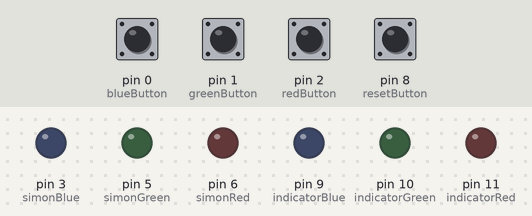
Bench run of a sketch on a simulated Arduino Leonardo, built with avr-gcc and run on an emulated ATmega32U4. On the bench: output pins drawn as LEDs (lit = HIGH). The test bench sets the inputs (shaded band); at power-on: pin 0 (blueButton), pin 1 (greenButton), pin 2 (redButton), pin 8 (resetButton) HIGH. Random numbers use the default seed unless the sketch sets one; what the sketch prints to the serial monitor is not drawn.

Above: at 1.2 s.
1.3 s: pin 8 (resetButton) pulled LOW for 0.15 s
At 2.1 s:
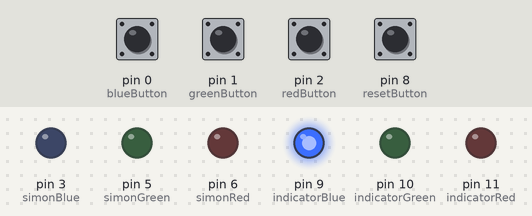
4.2 s: pin 2 (redButton) pulled LOW for 0.15 s
At 4.5 s:
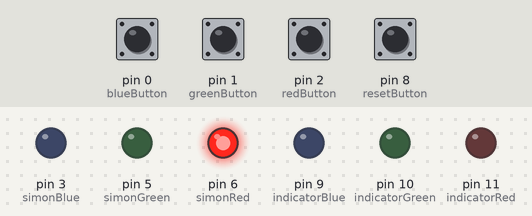
7.3 s: pin 0 (blueButton) pulled LOW for 0.15 s
At 7.5 s:
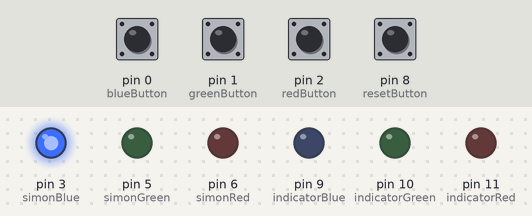
9.2 s: pin 1 (greenButton) pulled LOW for 0.15 s
At 10.4 s:
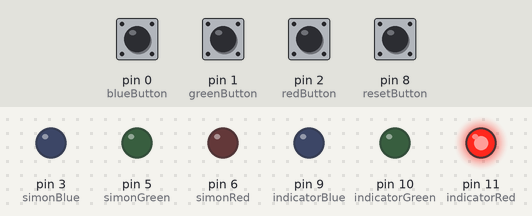
11.2 s: pin 8 (resetButton) pulled LOW for 1 s
At 12.3 s:
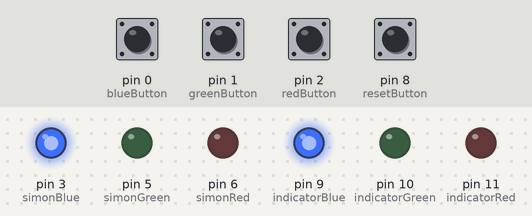
14.1 s: pin 8 (resetButton) pulled LOW for 0.15 s
At 15.3 s:
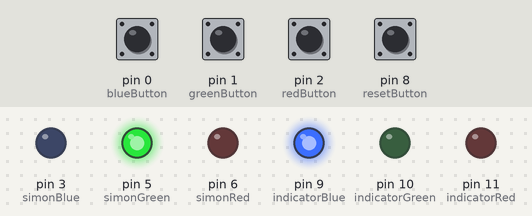
Timing chart, 0 to 17.1 s (numbered marks = the images above; inputs shaded):
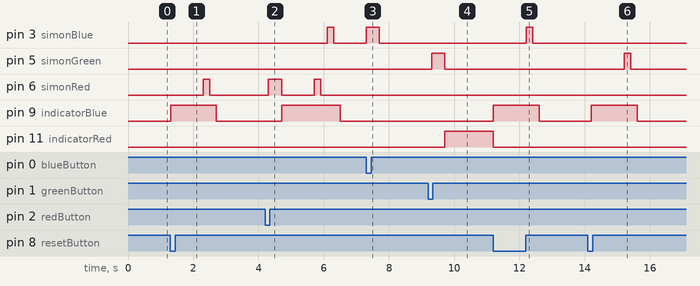

The sketch:

simon.ino
```cpp
/*
A simon game for Arduino.
*/

#define MAX_LEVEL 10
#define TIME_COLOR_SHOWN_READ 200
#define TIME_COLOR_SHOWN_WRITE 400

int currentSequence[MAX_LEVEL] = { 0 };
int inputSequence[MAX_LEVEL] = { 0 };

// ledId = 0
int indicatorRed = 11;
int indicatorGreen = 10;
int indicatorBlue = 9;

// ledId = 1
int simonRed = 6;
int simonGreen = 5;
int simonBlue = 3;

int redButton = 2; // btnId = 0
int greenButton = 1; // btnId = 1
int blueButton = 0; // btnId = 2

int resetButton = 8; // btnId = 3

int action_performed = 0;
int pressed = 0;

int gameState = -1; // -1: prestart, 0: showing_sequence, 1: reading_sequence, 2: test, 3: lost, 4: win
int level = 1;
int currentInput = 0;

//uncomment this line if using a Common Anode LED
//#define COMMON_ANODE

void setup()
{
  pinMode(indicatorRed, OUTPUT);
  pinMode(indicatorGreen, OUTPUT);
  pinMode(indicatorBlue, OUTPUT);

  pinMode(simonRed, OUTPUT);
  pinMode(simonGreen, OUTPUT);
  pinMode(simonBlue, OUTPUT);

  pinMode(redButton, INPUT_PULLUP);
  pinMode(greenButton, INPUT_PULLUP);
  pinMode(blueButton, INPUT_PULLUP);

  pinMode(resetButton, INPUT_PULLUP);

  Serial.begin(9600);
  while (! Serial); // Wait untilSerial is ready - Leonardo
  Serial.println("Serial Ready\n");
}

void loop()
{
  if (gameState == -1) {
    // Since Arduino's random number generator is pseudo-random, when gameState is -1 (prestart), we
    // keep reseting to actually get a random sequence.
    reset();
    gameState = -1;
  }

  if (digitalRead(resetButton) == LOW) {
    reset();
  }

  if (gameState == 0) {
    setColor(0, 2);  // state indicator blue

    delay(1000);

    printSequence();

    gameState = 1;
  }

  if (gameState == 1) {
    setColor(0, 3);  // state indicator blank

    if (digitalRead(redButton) == LOW) {
      inputSequence[currentInput] = 0;
      setColor(1, 0);
      currentInput++;
    } else if (digitalRead(greenButton) == LOW) {
      inputSequence[currentInput] = 1;
      setColor(1, 1);
      currentInput++;
    } else if (digitalRead(blueButton) == LOW) {
      inputSequence[currentInput] = 2;
      setColor(1, 2);
      currentInput++;
    }

    delay(TIME_COLOR_SHOWN_WRITE);
    setColor(1, 3); // blank

    if (currentInput == level) {
      gameState = 2;
      currentInput = 0; // init currentInput
    }

  }

  if (gameState == 2) {
    setColor(0, 3);  // state indicator blank

    if (correctInput()) {
      level++;

      if (level == MAX_LEVEL) {
        gameState = 4;
      } else {
        gameState = 0;
      }
    } else {
      gameState = 3;
    }
  }

  if (gameState == 3) {
    setColor(0, 0);  // state indicator red
  }

  if (gameState == 4) {
    setColor(0, 1);  // state indicator green
  }
}

void reset() {
  gameState = 0;
  level = 1;
  currentInput = 0;

  Serial.println("Reset\n New Sequence: ");
  for ( int i = 0; i < MAX_LEVEL; i++ ) {
    currentSequence[i] = random(3);
    Serial.println(currentSequence[i]);
  }
}

void printSequence() {
  for ( int i = 0; i < level; i++ ) {
    setColor(1, currentSequence[i]);
    delay(TIME_COLOR_SHOWN_READ);
    setColor(1, 3); // blank
    delay(TIME_COLOR_SHOWN_READ);
  }
  setColor(1, 3); // blank
}

int correctInput() {
  for ( int i = 0; i < level; i++ ) {
    if (currentSequence[i] != inputSequence[i]) {
      return 0;
    }
  }
  return 1;
}

void setColor(int ledId, int color) { // colors: 0: red; 1: green; 2: blue; 3: blank
  int red = 0, green = 0, blue = 0;

  if (color == 0) {
    red = 255;
  } else if (color == 1) {
    green = 255;
  } else if (color == 2) {
    blue = 255;
  }

  if (ledId == 0) {
    analogWrite(indicatorRed, red);
    analogWrite(indicatorGreen, green);
    analogWrite(indicatorBlue, blue);
  } else {
    analogWrite(simonRed, red);
    analogWrite(simonGreen, green);
    analogWrite(simonBlue, blue);
  }
}
```

Measured:
- after the input at 1.3 s, pin 6 (simonRed): LOW → HIGH after 1.0 s, → LOW 0.20 s later; pin 9 (indicatorBlue): LOW → HIGH at once, → LOW 1.4 s later
- after the input at 4.2 s, pin 3 (simonBlue): LOW → HIGH after 1.9 s, → LOW 0.20 s later; pin 6 (simonRed): LOW → HIGH after 0.11 s, → LOW 0.40 s later, → HIGH 1.0 s later, → LOW 0.20 s later; pin 9 (indicatorBlue): LOW → HIGH after 0.51 s, → LOW 1.8 s later
- after the input at 7.3 s, pin 3 (simonBlue): LOW → HIGH at once, → LOW 0.40 s later
- after the input at 9.2 s, pin 5 (simonGreen): LOW → HIGH after 0.11 s, → LOW 0.40 s later; pin 11 (indicatorRed): LOW → HIGH after 0.51 s
- after the input at 11.2 s, pin 3 (simonBlue): LOW → HIGH after 1.0 s, → LOW 0.20 s later; pin 9 (indicatorBlue): LOW → HIGH at once, → LOW 1.4 s later; pin 11 (indicatorRed): HIGH → LOW at once
- after the input at 14.1 s, pin 5 (simonGreen): LOW → HIGH after 1.1 s, → LOW 0.20 s later; pin 9 (indicatorBlue): LOW → HIGH after 0.11 s, → LOW 1.4 s later
